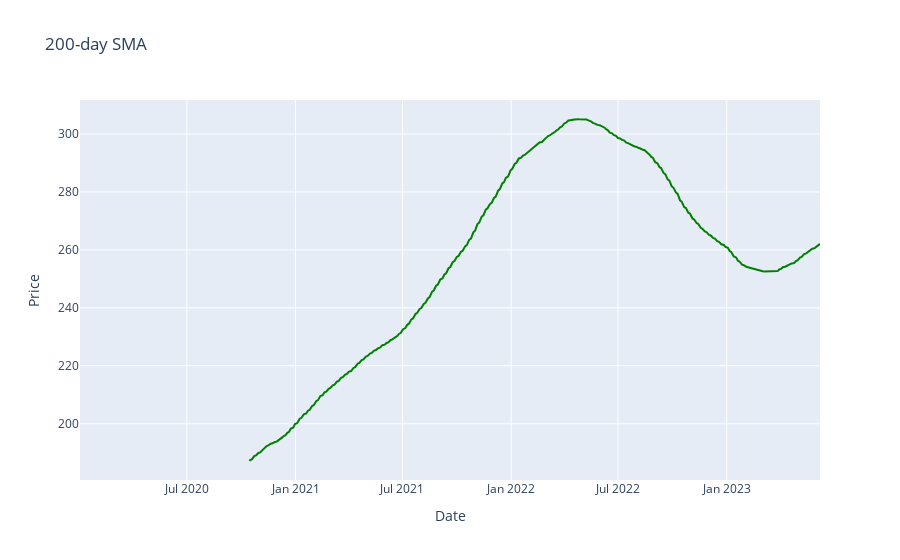

The notebook cell this image was saved under:
### Code cell
## calculating the 200 day moving average
## calculating the 50 days moving average of the given ticker

df['Price'] = df['SMA_200'] = df['Close'].rolling(window=200).mean()
fig = px.line(df, x = df['Date'], y = df['Price'], title='200-day SMA', labels={"50-dat SMA"})
fig.update_traces(line = dict(color='green'))
fig.show()

### Figure 1 — Plotly figure (JSON) as saved in the notebook; plotly's stock layout.template omitted (floating-point values rounded to 4 significant figures; data arrays with more than 128 entries replaced by an {"elided": "..."} marker saying what was removed)
{"data": [{"hovertemplate": "Date=%{x}<br>Price=%{y}<extra></extra>", "legendgroup": "", "line": {"color": "green", "dash": "solid"}, "marker": {"symbol": "circle"}, "mode": "lines", "name": "", "orientation": "v", "showlegend": false, "type": "scatter", "x": {"elided": "865 str values"}, "xaxis": "x", "y": {"elided": "865 float values"}, "yaxis": "y"}], "layout": {"legend": {"tracegroupgap": 0}, "title": {"text": "200-day SMA"}, "xaxis": {"anchor": "y", "domain": [0, 1], "title": {"text": "Date"}}, "yaxis": {"anchor": "x", "domain": [0, 1], "title": {"text": "Price"}}}}
